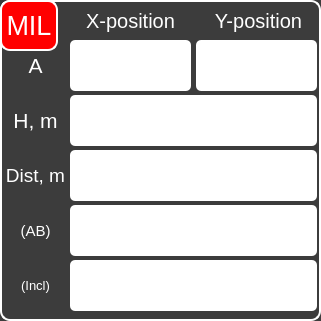
  <widget class="QFrame" name="frame1A">
   <property name="enabled">
    <bool>true</bool>
   </property>
   <property name="geometry">
    <rect>
     <x>550</x>
     <y>1130</y>
     <width>321</width>
     <height>321</height>
    </rect>
   </property>
   <property name="font">
    <font>
     <family>Ubuntu</family>
    </font>
   </property>
   <property name="styleSheet">
    <string notr="true">background:rgb(60, 60, 60);
border-radius: 10px;
border: 2px solid white;</string>
   </property>
   <property name="frameShape">
    <enum>QFrame::StyledPanel</enum>
   </property>
   <property name="frameShadow">
    <enum>QFrame::Raised</enum>
   </property>
   <property name="lineWidth">
    <number>4</number>
   </property>
   <widget class="QLabel" name="x_1A">
    <property name="geometry">
     <rect>
      <x>75</x>
      <y>5</y>
      <width>111</width>
      <height>31</height>
     </rect>
    </property>
    <property name="font">
     <font>
      <family>Ubuntu</family>
      <pointsize>15</pointsize>
     </font>
    </property>
    <property name="styleSheet">
     <string notr="true">color: white;
border: 2px solid rgb(60, 60, 60);</string>
    </property>
    <property name="text">
     <string>X-position</string>
    </property>
    <property name="alignment">
     <set>Qt::AlignCenter</set>
    </property>
   </widget>
   <widget class="QLabel" name="label_4">
    <property name="geometry">
     <rect>
      <x>5</x>
      <y>40</y>
      <width>61</width>
      <height>51</height>
     </rect>
    </property>
    <property name="font">
     <font>
      <family>Ubuntu</family>
      <pointsize>16</pointsize>
     </font>
    </property>
    <property name="styleSheet">
     <string notr="true">color: white;
border: 2px solid rgb(60, 60, 60);</string>
    </property>
    <property name="text">
     <string>A</string>
    </property>
    <property name="alignment">
     <set>Qt::AlignCenter</set>
    </property>
   </widget>
   <widget class="QLabel" name="label_5">
    <property name="geometry">
     <rect>
      <x>5</x>
      <y>95</y>
      <width>61</width>
      <height>51</height>
     </rect>
    </property>
    <property name="font">
     <font>
      <family>Ubuntu</family>
      <pointsize>16</pointsize>
     </font>
    </property>
    <property name="styleSheet">
     <string notr="true">color: white;
border: 2px solid rgb(60, 60, 60);</string>
    </property>
    <property name="text">
     <string>H, m</string>
    </property>
    <property name="alignment">
     <set>Qt::AlignCenter</set>
    </property>
   </widget>
   <widget class="QLabel" name="label_7">
    <property name="geometry">
     <rect>
      <x>5</x>
      <y>205</y>
      <width>61</width>
      <height>51</height>
     </rect>
    </property>
    <property name="font">
     <font>
      <family>Ubuntu</family>
      <pointsize>11</pointsize>
     </font>
    </property>
    <property name="styleSheet">
     <string notr="true">color: white;
border: 2px solid rgb(60, 60, 60);</string>
    </property>
    <property name="text">
     <string>(AB)</string>
    </property>
    <property name="alignment">
     <set>Qt::AlignCenter</set>
    </property>
   </widget>
   <widget class="QLabel" name="label_8">
    <property name="geometry">
     <rect>
      <x>5</x>
      <y>260</y>
      <width>61</width>
      <height>51</height>
     </rect>
    </property>
    <property name="font">
     <font>
      <family>Ubuntu</family>
      <pointsize>10</pointsize>
     </font>
    </property>
    <property name="styleSheet">
     <string notr="true">color: white;
border: 2px solid rgb(60, 60, 60);</string>
    </property>
    <property name="text">
     <string>(Incl)</string>
    </property>
    <property name="alignment">
     <set>Qt::AlignCenter</set>
    </property>
   </widget>
   <widget class="QLabel" name="y_1A">
    <property name="geometry">
     <rect>
      <x>203</x>
      <y>5</y>
      <width>111</width>
      <height>31</height>
     </rect>
    </property>
    <property name="font">
     <font>
      <family>Ubuntu</family>
      <pointsize>15</pointsize>
     </font>
    </property>
    <property name="styleSheet">
     <string notr="true">color: white;
border: 2px solid rgb(60, 60, 60);</string>
    </property>
    <property name="text">
     <string>Y-position</string>
    </property>
    <property name="alignment">
     <set>Qt::AlignCenter</set>
    </property>
   </widget>
   <widget class="QLabel" name="label_6">
    <property name="geometry">
     <rect>
      <x>5</x>
      <y>150</y>
      <width>61</width>
      <height>51</height>
     </rect>
    </property>
    <property name="font">
     <font>
      <family>Ubuntu</family>
      <pointsize>14</pointsize>
     </font>
    </property>
    <property name="styleSheet">
     <string notr="true">color: white;
border: 2px solid rgb(60, 60, 60);</string>
    </property>
    <property name="text">
     <string>Dist, m</string>
    </property>
    <property name="alignment">
     <set>Qt::AlignCenter</set>
    </property>
   </widget>
   <widget class="QLineEdit" name="Ax_1a">
    <property name="enabled">
     <bool>true</bool>
    </property>
    <property name="geometry">
     <rect>
      <x>70</x>
      <y>40</y>
      <width>121</width>
      <height>51</height>
     </rect>
    </property>
    <property name="font">
     <font>
      <family>Ubuntu Condensed</family>
      <pointsize>24</pointsize>
     </font>
    </property>
    <property name="mouseTracking">
     <bool>true</bool>
    </property>
    <property name="focusPolicy">
     <enum>Qt::StrongFocus</enum>
    </property>
    <property name="styleSheet">
     <string notr="true">border: 2px white;
border-radius: 5px;
padding: 0 8px;
background: white;
color: red;</string>
    </property>
    <property name="inputMethodHints">
     <set>Qt::ImhNone</set>
    </property>
    <property name="inputMask">
     <string/>
    </property>
    <property name="maxLength">
     <number>20</number>
    </property>
    <property name="clearButtonEnabled">
     <bool>false</bool>
    </property>
   </widget>
   <widget class="QLineEdit" name="Ay_1a">
    <property name="enabled">
     <bool>true</bool>
    </property>
    <property name="geometry">
     <rect>
      <x>196</x>
      <y>40</y>
      <width>121</width>
      <height>51</height>
     </rect>
    </property>
    <property name="font">
     <font>
      <family>Ubuntu Condensed</family>
      <pointsize>24</pointsize>
     </font>
    </property>
    <property name="styleSheet">
     <string notr="true">border: 2px white;
border-radius: 5px;
padding: 0 8px;
background: white;
color: red;</string>
    </property>
    <property name="inputMethodHints">
     <set>Qt::ImhNone</set>
    </property>
    <property name="inputMask">
     <string/>
    </property>
    <property name="maxLength">
     <number>20</number>
    </property>
   </widget>
   <widget class="QLineEdit" name="H_1A">
    <property name="enabled">
     <bool>true</bool>
    </property>
    <property name="geometry">
     <rect>
      <x>70</x>
      <y>95</y>
      <width>247</width>
      <height>51</height>
     </rect>
    </property>
    <property name="font">
     <font>
      <family>Ubuntu Condensed</family>
      <pointsize>24</pointsize>
     </font>
    </property>
    <property name="styleSheet">
     <string notr="true">border: 2px white;
border-radius: 5px;
padding: 0 8px;
background: white;
color: black;</string>
    </property>
    <property name="inputMethodHints">
     <set>Qt::ImhNone</set>
    </property>
    <property name="inputMask">
     <string/>
    </property>
    <property name="maxLength">
     <number>20</number>
    </property>
   </widget>
   <widget class="QLineEdit" name="Dist_1A">
    <property name="enabled">
     <bool>true</bool>
    </property>
    <property name="geometry">
     <rect>
      <x>70</x>
      <y>150</y>
      <width>247</width>
      <height>51</height>
     </rect>
    </property>
    <property name="font">
     <font>
      <family>Ubuntu Condensed</family>
      <pointsize>24</pointsize>
     </font>
    </property>
    <property name="styleSheet">
     <string notr="true">border: 2px white;
border-radius: 5px;
padding: 0 8px;
background: white;
color: black;</string>
    </property>
    <property name="inputMethodHints">
     <set>Qt::ImhNone</set>
    </property>
    <property name="inputMask">
     <string/>
    </property>
    <property name="maxLength">
     <number>20</number>
    </property>
   </widget>
   <widget class="QLineEdit" name="AB_1A">
    <property name="enabled">
     <bool>true</bool>
    </property>
    <property name="geometry">
     <rect>
      <x>70</x>
      <y>205</y>
      <width>247</width>
      <height>51</height>
     </rect>
    </property>
    <property name="font">
     <font>
      <family>Ubuntu Condensed</family>
      <pointsize>24</pointsize>
     </font>
    </property>
    <property name="styleSheet">
     <string notr="true">border: 2px white;
border-radius: 5px;
padding: 0 8px;
background: white;
color: black;</string>
    </property>
    <property name="inputMethodHints">
     <set>Qt::ImhNone</set>
    </property>
    <property name="inputMask">
     <string/>
    </property>
    <property name="maxLength">
     <number>20</number>
    </property>
   </widget>
   <widget class="QLineEdit" name="Incl_1A">
    <property name="enabled">
     <bool>true</bool>
    </property>
    <property name="geometry">
     <rect>
      <x>70</x>
      <y>260</y>
      <width>247</width>
      <height>51</height>
     </rect>
    </property>
    <property name="font">
     <font>
      <family>Ubuntu Condensed</family>
      <pointsize>24</pointsize>
     </font>
    </property>
    <property name="styleSheet">
     <string notr="true">border: 2px white;
border-radius: 5px;
padding: 0 8px;
background: white;
color: black;</string>
    </property>
    <property name="inputMethodHints">
     <set>Qt::ImhNone</set>
    </property>
    <property name="inputMask">
     <string/>
    </property>
    <property name="maxLength">
     <number>20</number>
    </property>
   </widget>
   <widget class="QToolButton" name="btnDirAngleType_1A">
    <property name="geometry">
     <rect>
      <x>0</x>
      <y>0</y>
      <width>58</width>
      <height>51</height>
     </rect>
    </property>
    <property name="font">
     <font>
      <family>Ubuntu</family>
      <pointsize>20</pointsize>
     </font>
    </property>
    <property name="styleSheet">
     <string notr="true">color:white;
background:red;</string>
    </property>
    <property name="text">
     <string>MIL</string>
    </property>
   </widget>
  </widget>
